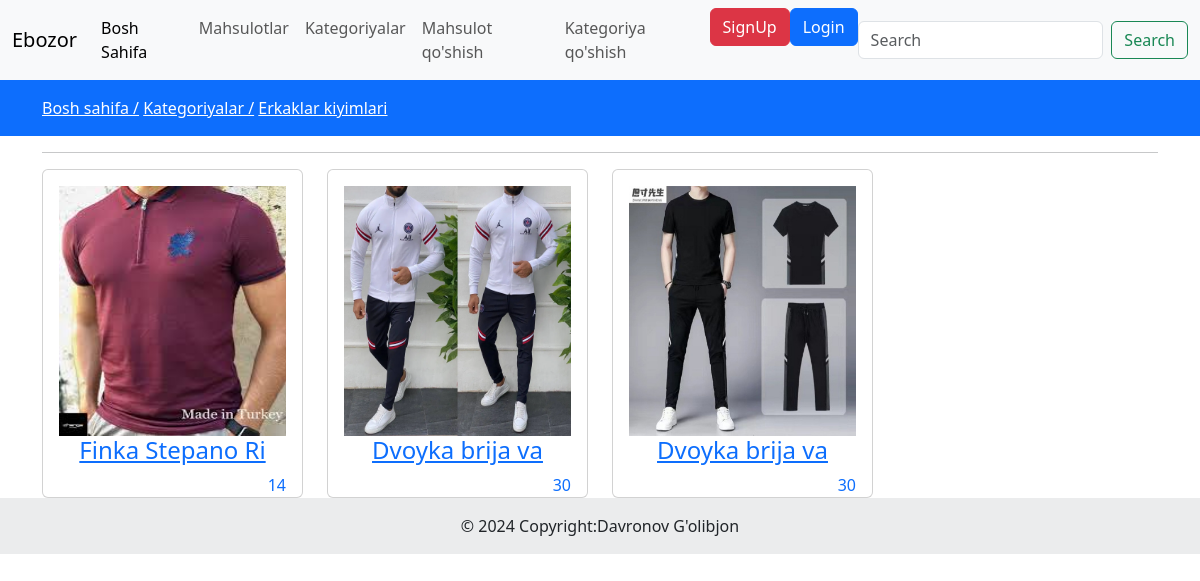
Page /product/category/detail/ki-yim/ on the committed database.
### product/models.py (models this page shows, shortened)
class Category(models.Model):
    slug=models.CharField(max_length=150,null=False,blank=False)
    name=models.CharField(max_length=150,null=False,blank=False)
    image=models.ImageField(upload_to=get_file_path,null=True,blank=True)
    description=models.TextField(max_length=500,null=False,blank=False)
    status=models.BooleanField(default=False,help_text="O=defoult 1=Midden")
    trending=models.BooleanField(default=False,help_text="0=defoult 1-trending")
    meta_title=models.CharField(max_length=150,null=False,blank=False)
    meta_keywords=models.CharField(max_length=150,null=False,blank=False)
    meta_description=models.TextField(max_length=500,null=False,blank=False)
    created_at = models.DateTimeField(auto_now_add=True)
    class Meta:
        verbose_name_plural="Kategoriya"

class Products(models.Model):
    category=models.ForeignKey(Category,on_delete=models.CASCADE)
    slug=models.CharField(max_length=150,null=False,blank=False)
    name=models.CharField(max_length=150,null=False,blank=False)
    product_image=models.ImageField(upload_to=get_file_path,null=False,blank=False)
    small_description=models.CharField(max_length=150,null=False,blank=False)
    quantity=models.IntegerField(null=False,blank=False,help_text="Mahsulot miqdori")
    description=models.TextField(max_length=500,null=False,blank=False)
    orginal_price=models.FloatField(null=False,blank=False)
    selling_price=models.FloatField(null=True,blank=False)
    status=models.BooleanField(default=False,help_text="0=default 1=Midden")
    trending=models.BooleanField(default=False,help_text="0=default 1=Midden")
    tag=models.CharField(max_length=150,null=False,blank=False)
    meta_title=models.CharField(max_length=150,null=False,blank=False)
    meta_keywords=models.TextField(max_length=150,null=False,blank=False)
    meta_description=models.TextField(max_length=500,null=False,blank=False)
    created_at = models.DateTimeField(auto_now_add=True)
    class Meta:
        verbose_name_plural="Mahsulot"

### product/views.py (the view)
# urls.py: path("category/detail/<str:slug>/",CategoryDetailView,name="detcat"),
def CategoryDetailView(request,slug):
    if (Category.objects.filter(slug=slug,status=0)):
        products=Products.objects.filter(category__slug=slug)
        category_name=Category.objects.filter(slug=slug).first()
        context={
            'products':products,
            'category_name':category_name
        }
        return render(request,"category_allproducts.html",context)
    else:
        messages.warning(request,"Bu kategoriyada hozircha tovar yo'q")
        return redirect('cat')

### templates/category_allproducts.html (shortened to what this page needs)
{% extends 'base.html' %}
{% load static %}
    {% block content %}
     <div class="py-3 bg-primary">
            <div class="container">
                <a class="text-white" href="{% url 'saxifa' %}">Bosh sahifa /</a>
                <a class="text-white" href="{% url 'page_category' %}">Kategoriyalar /</a>
                <a class="text-white" href="#">{{ category_name.name }} </a>
            </div>
        </div>
        <div class="container">
            <div class="row">
                <div class="">
                    <hr>
                    <div class="row">
                        {% for product in products %}
                        <div class="col-md-3">
                            <div class="card">
                                <a href="#">
                                    <div class="card-body">
                                    <div class="category-image" >
                                        {% if product.product_image %}
                                            <img src="{{ product.product_image.url }}" alt="{{ product.name }}" class="w-100" style="height:250px;">
                                        {% else %}
                                            <p>No image available</p>
                                        {% endif %}
                                    </div>
                                    <h4 class="text-center">{{ product.name|slice:16 }}</h4>
                                     <span class="float-end">{{ product.selling_price|stringformat:'d' }}</span>
                                </div>
                                </a>
                            </div>
                        </div>
                        {% endfor %}
                    </div>
                </div>
            </div>
        </div>
    {% endblock content %}

### rows in the picture
Category: name "Erkaklar kiyimlari"
Products: product_image (picture), name "Finka Stepano Ri", selling_price "14"
Products: product_image (picture), name "Dvoyka brija va", selling_price "30"
Products: product_image (picture), name "Dvoyka brija va", selling_price "30"
